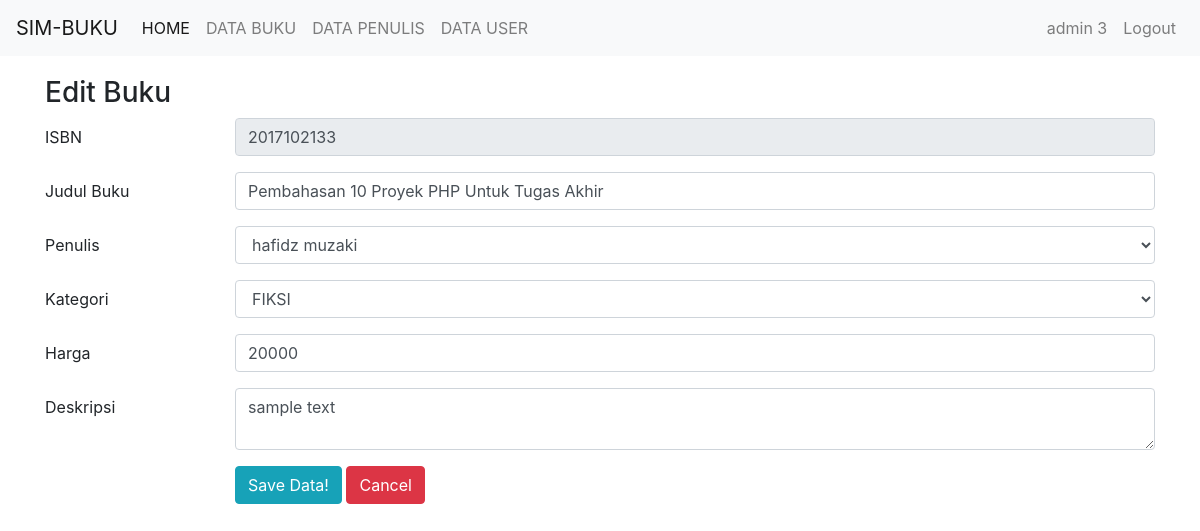
/edit_buku.php?isbn=2017102133 (signed in), run on the app's committed database.
### tables this page shows
CREATE TABLE `buku` (
  `isbn` varchar(10) NOT NULL,
  `judul_buku` varchar(100) NOT NULL,
  `id_penulis` int(11) NOT NULL,
  `id_kategori` int(11) NOT NULL,
  `deskripsi` text NOT NULL,
  `harga` int(11) NOT NULL,
  `cover` text NOT NULL
);

CREATE TABLE `penulis` (
  `id_penulis` int(11) NOT NULL,
  `nama_penulis` varchar(40) NOT NULL,
  `email` varchar(30) NOT NULL,
  `no_hp` varchar(13) NOT NULL
);

CREATE TABLE `kategori` (
  `id_kategori` int(11) NOT NULL,
  `nama_kategori` varchar(30) NOT NULL
);

### edit_buku.php (the view)
<?php
include 'header.php';
$isbn =  $_GET['isbn'];
$buku = mysqli_query($konek, "SELECT * FROM buku WHERE isbn='$isbn'");
$row = mysqli_fetch_array($buku);
?>
    <div class="container">
    <h3>Edit Buku</h3>
    <form action="update_buku.php" method="POST">
      <div class="form-group row">
        <label class="col-sm-2 col-form-label">ISBN</label>
        <div class="col-sm-10">
          <input readonly="" type="text" name="isbn" value="<?php echo $row['isbn'] ?>" placeholder="masukan isbn" class="form-control">
        </div>
      </div>
      <div class="form-group row">
        <label class="col-sm-2 col-form-label">Judul Buku</label>
        <div class="col-sm-10">
          <input type="text" name="judul_buku" value="<?php echo $row['judul_buku'] ?>" placeholder="masukan judul buku" class="form-control">
        </div>
      </div>
      <div class="form-group row">
        <label class="col-sm-2 col-form-label">Penulis</label>
        <div class="col-sm-10">
          <select name="penulis" class="form-control">
            <?php
            $penulis = mysqli_query($konek, "SELECT * FROM penulis");
            while ($p = mysqli_fetch_array($penulis)) {
              echo "<option value='".$p['id_penulis']."' ";
              if($row['id_penulis'] == $p['id_penulis']){
                echo "selected";
              }
              echo ">".$p['nama_penulis']."</option>";
            }
            ?>
          </select>
        </div>
      </div>
      <div class="form-group row">
        <label class="col-sm-2 col-form-label">Kategori</label>
        <div class="col-sm-10">
          <select name="kategori" class="form-control">
            <?php
            $kategori = mysqli_query($konek, "SELECT * FROM kategori");
            while ($k = mysqli_fetch_array($kategori)) {
              echo "<option value='$k[id_kategori]' ";
              if($row['id_kategori'] == $k['id_kategori']){
                echo "selected";
              }
              echo ">".strtoupper($k['nama_kategori'])."</option>";
            }
            ?>
          </select>
        </div>
      </div>
      <div class="form-group row">
        <label class="col-sm-2 col-form-label">Harga</label>
        <div class="col-sm-10">
          <input type="text" name="harga" value="<?php echo $row['harga'] ?>" placeholder="masukan harga" class="form-control">
        </div>
      </div>
      <div class="form-group row">
        <label class="col-sm-2 col-form-label">Deskripsi</label>
        <div class="col-sm-10">
          <textarea name="deskripsi" class="form-control"><?php echo $row['deskripsi'] ?></textarea>
        </div>
      </div>
      <div class="form-group row">
        <label class="col-sm-2 col-form-label"></label>
        <div class="col-sm-10">
          <button type="submit" class="btn btn-info">Save Data!</button>
          <a href="index.php" class="btn btn-danger">Cancel</a>
        </div>
      </div>
    </form>
    </div>
<?php
include 'footer.php';
?>

### header.php (style rules this page uses)
.container { margin-top: 20px; }

### data on the page
buku: isbn "2017102133", judul_buku "Pembahasan 10 Proyek PHP Untuk Tugas Akhir", penulis "hafidz muzaki", kategori "FIKSI", harga "20000", deskripsi "sample text"

### other printed values
$_SESSION['nama_user'] "admin 3"
